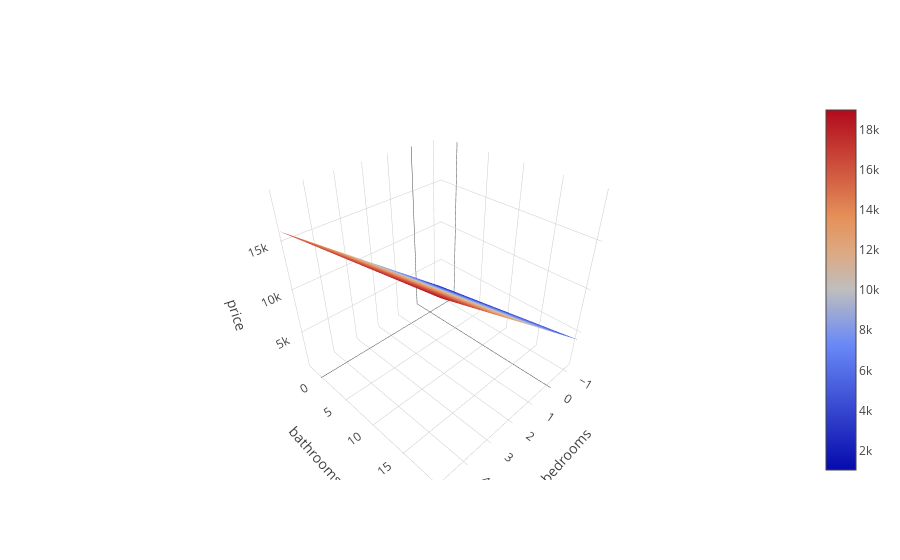

Here is the notebook cell this chart was saved with:
### Code cell
viz3D(model, dfc, features, target ='price', num=100)
